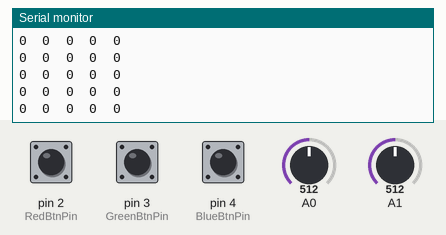
The sketch below on a simulated Arduino Uno, built with avr-gcc and run on an emulated ATmega328P. Shown: the last lines printed to the serial monitor. The test bench sets the inputs (shaded band); at power-on: A0 = 512, A1 = 512, pin 2 (RedBtnPin) LOW, pin 3 (GreenBtnPin) LOW, pin 4 (BlueBtnPin) LOW.

Above: at 1.2 s.
1.3 s: A0 set to 716
At 1.31 s:
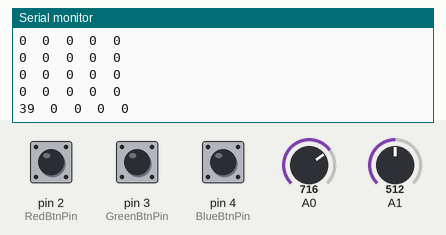
2.8 s: A1 set to 716
At 2.83 s:
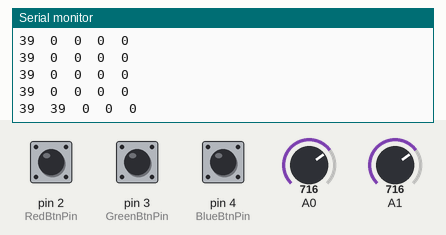
4.3 s: pin 2 (RedBtnPin) pulled HIGH for 0.15 s
At 4.34 s:
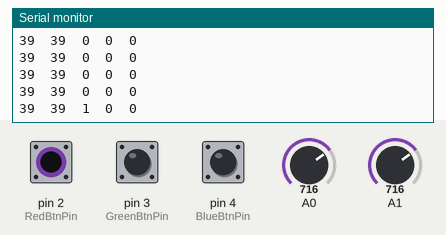
5.9 s: A0 set to 511
At 5.95 s:
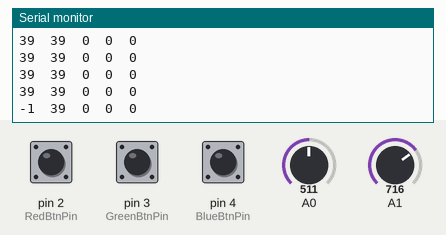
8.9 s: pin 3 (GreenBtnPin) pulled HIGH for 0.15 s
At 8.97 s:
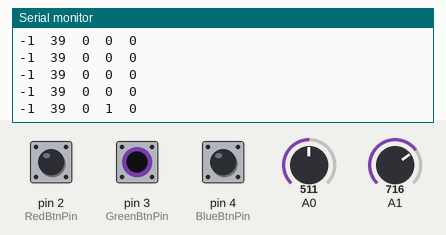
10.5 s: pin 4 (BlueBtnPin) pulled HIGH for 0.15 s
Timing chart, 0 to 13.1 s (numbered marks = the images above; inputs shaded):
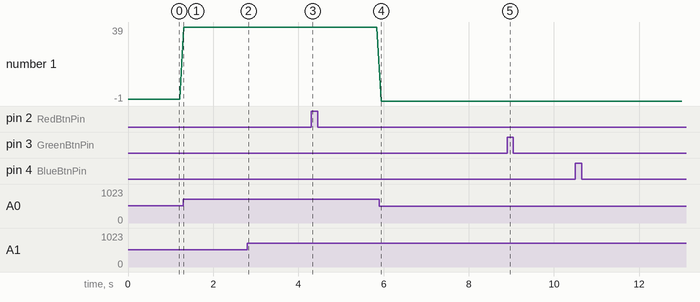

The sketch:

joystickTest.ino
```cpp
//const int xaxis = A0;
//const int yaxis = A1;
int xval;
int yval;
int RedBtnState;
int BlueBtnState;
int GreenBtnState;

//const int XPin = A0;
//const int YPin = A1;
const int RedBtnPin = 2;
const int GreenBtnPin = 3;
const int BlueBtnPin = 4;

const int redLedPin = 9;
const int greenLedPin = 10;
const int blueLedPin = 11;

bool RedRead = true;
bool GreenRead = true;
bool BlueRead = true;

void setup()
{
  pinMode(RedBtnPin, INPUT);
  pinMode(GreenBtnPin, INPUT);
  pinMode(BlueBtnPin, INPUT);
  pinMode(A0, INPUT),
  pinMode(A1, INPUT),
  Serial.begin(9600);
}

void loop()
{
  xval = map(analogRead(A0),0,1023,-100,100);
  yval = map(analogRead(A1),0,1023,-100,100);

  RedBtnState = digitalRead(RedBtnPin);
  GreenBtnState = digitalRead(GreenBtnPin);
  BlueBtnState = digitalRead(BlueBtnPin);

  /*
  if (!RedRead && RedBtnState)
  {
    RedBtnState = 0;
  }
  else
  {
    RedRead = true;
  }
  if (!GreenRead && GreenBtnState)
  {
    GreenBtnState = 0;
  }
  else
  {
    GreenRead = true;
  }
  if (!BlueRead && BlueBtnState)
  {
    BlueBtnState = 0;
  }
  else
  {
    BlueRead = true;
  }
  */
  Serial.print(xval);
  Serial.print("\t");
  Serial.print(yval);
  Serial.print("\t");

  Serial.print(RedBtnState);
  Serial.print("\t");
  Serial.print(GreenBtnState);
  Serial.print("\t");
  Serial.print(BlueBtnState);

  Serial.print("\n");
  /*
  if (RedBtnState)
  {
    RedRead = false;
  }
  if (GreenBtnState)
  {
    GreenRead = false;
  }
  if (BlueBtnState)
  {
    BlueRead = false;
  }
  */
  delay(100);
}
```

Measured:
- after the input at 1.3 s, the serial monitor: prints a new line at once (image 1)
- after the input at 2.8 s, the serial monitor: prints a new line at once (image 2)
- after the input at 4.3 s, the serial monitor: prints a new line at once (image 3)
- after the input at 5.9 s, the serial monitor: prints a new line after 0.05 s (image 4)
- after the input at 8.9 s, the serial monitor: prints a new line after 0.07 s (image 5)
- plotted number 1: 0 → 39 after the input at 1.3 s, 39 → -1 after the input at 5.9 s
